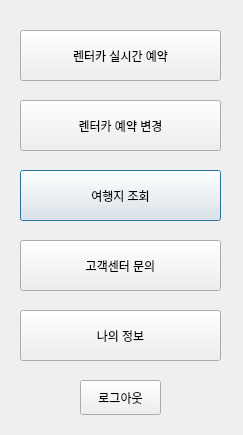
<?xml version="1.0" encoding="UTF-8"?>
<ui version="4.0">
 <class>menu</class>
 <widget class="QDialog" name="menu">
  <property name="geometry">
   <rect>
    <x>0</x>
    <y>0</y>
    <width>243</width>
    <height>435</height>
   </rect>
  </property>
  <property name="windowTitle">
   <string>메인화면</string>
  </property>
  <widget class="QPushButton" name="tourist">
   <property name="geometry">
    <rect>
     <x>20</x>
     <y>170</y>
     <width>201</width>
     <height>51</height>
    </rect>
   </property>
   <property name="styleSheet">
    <string notr="true">QPushButton:hover
{background-color:#333; color:#fff;}</string>
   </property>
   <property name="text">
    <string>여행지 조회</string>
   </property>
  </widget>
  <widget class="QPushButton" name="user_infor">
   <property name="geometry">
    <rect>
     <x>20</x>
     <y>310</y>
     <width>201</width>
     <height>51</height>
    </rect>
   </property>
   <property name="styleSheet">
    <string notr="true">QPushButton:hover
{background-color:#333; color:#fff;}</string>
   </property>
   <property name="text">
    <string>나의 정보</string>
   </property>
  </widget>
  <widget class="QPushButton" name="logout_btn">
   <property name="geometry">
    <rect>
     <x>80</x>
     <y>380</y>
     <width>81</width>
     <height>35</height>
    </rect>
   </property>
   <property name="styleSheet">
    <string notr="true">QPushButton:hover
{background-color:#333; color:#fff;}</string>
   </property>
   <property name="text">
    <string>로그아웃</string>
   </property>
  </widget>
  <widget class="QPushButton" name="rental_btn">
   <property name="geometry">
    <rect>
     <x>20</x>
     <y>30</y>
     <width>201</width>
     <height>51</height>
    </rect>
   </property>
   <property name="styleSheet">
    <string notr="true">QPushButton:hover
{background-color:#333; color:#fff;}</string>
   </property>
   <property name="text">
    <string>렌터카 실시간 예약</string>
   </property>
  </widget>
  <widget class="QPushButton" name="change_btn">
   <property name="geometry">
    <rect>
     <x>20</x>
     <y>100</y>
     <width>201</width>
     <height>51</height>
    </rect>
   </property>
   <property name="styleSheet">
    <string notr="true">QPushButton:hover
{background-color:#333; color:#fff;}</string>
   </property>
   <property name="text">
    <string>렌터카 예약 변경</string>
   </property>
  </widget>
  <widget class="QPushButton" name="center_btn">
   <property name="geometry">
    <rect>
     <x>20</x>
     <y>240</y>
     <width>201</width>
     <height>51</height>
    </rect>
   </property>
   <property name="styleSheet">
    <string notr="true">QPushButton:hover
{background-color:#333; color:#fff;}</string>
   </property>
   <property name="text">
    <string>고객센터 문의</string>
   </property>
  </widget>
 </widget>
 <resources/>
 <connections/>
</ui>
